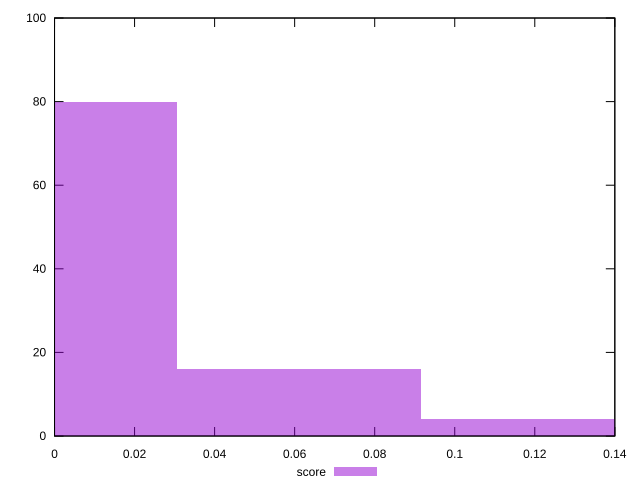

Generate this figure with gnuplot:
reset

$score <<EOF
0 80
0.061115114720494315 16
0.12223022944098863 4
EOF

set key outside below
set boxwidth 0.061115114720494315
set xrange [0:0.14]
set yrange [0:100]
set trange [0:100]
set style fill transparent solid 0.5 noborder
set terminal svg size 640, 490 enhanced background rgb 'white'
set output "report_00015_2021-02-09T16-11-33.973Z/max-potential-fid/samples/pages+cached/score/histogram.svg"

plot $score title "score" with boxes

reset
